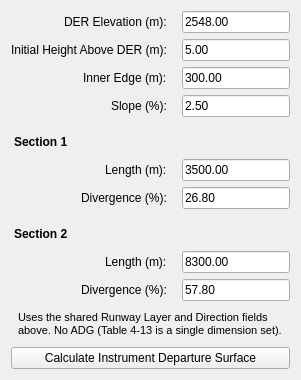
          <widget class="QWidget" name="oes_sub_departure">
           <layout class="QFormLayout" name="formLayout_oes_departure">
            <property name="fieldGrowthPolicy"><enum>QFormLayout::AllNonFixedFieldsGrow</enum></property>
            <property name="labelAlignment"><set>Qt::AlignRight|Qt::AlignVCenter</set></property>
            <property name="horizontalSpacing"><number>15</number></property>
            <property name="verticalSpacing"><number>6</number></property>

            <item row="0" column="0">
             <widget class="QLabel" name="label_Z0_oes">
              <property name="text"><string>DER Elevation (m):</string></property>
             </widget>
            </item>
            <item row="0" column="1">
             <widget class="QLineEdit" name="spin_Z0_oes">
              <property name="text"><string>2548.00</string></property>
              <property name="toolTip"><string>Departure End of Runway elevation. Surface starts 5 m above this value (Table 4-13).</string></property>
             </widget>
            </item>

            <item row="1" column="0">
             <widget class="QLabel" name="label_initHeight_oes_departure">
              <property name="text"><string>Initial Height Above DER (m):</string></property>
             </widget>
            </item>
            <item row="1" column="1">
             <widget class="QLineEdit" name="spin_initHeight_oes_departure">
              <property name="text"><string>5.00</string></property>
              <property name="toolTip"><string>Table 4-13: height of the surface's inner edge above DER elevation, before the slope begins (5 m by the table).</string></property>
             </widget>
            </item>

            <item row="2" column="0">
             <widget class="QLabel" name="label_innerEdge_oes_departure">
              <property name="text"><string>Inner Edge (m):</string></property>
             </widget>
            </item>
            <item row="2" column="1">
             <widget class="QLineEdit" name="spin_innerEdge_oes_departure">
              <property name="text"><string>300.00</string></property>
              <property name="toolTip"><string>Table 4-13: full width of the surface at the DER, centred on the extended runway centreline (300 m by the table).</string></property>
             </widget>
            </item>

            <item row="3" column="0">
             <widget class="QLabel" name="label_slope_oes_departure">
              <property name="text"><string>Slope (%):</string></property>
             </widget>
            </item>
            <item row="3" column="1">
             <widget class="QLineEdit" name="spin_slope_oes_departure">
              <property name="text"><string>2.50</string></property>
              <property name="toolTip"><string>Table 4-13: constant upward slope shared by Section 1 and Section 2, applied from the DER along the runway azimuth (2.5% by the table).</string></property>
             </widget>
            </item>

            <item row="4" column="0" colspan="2">
             <widget class="QLabel" name="label_section1_header_oes_departure">
              <property name="text"><string>Section 1</string></property>
              <property name="styleSheet"><string>QLabel { font-weight: bold; padding-top: 12px; padding-bottom: 4px; }</string></property>
             </widget>
            </item>

            <item row="5" column="0">
             <widget class="QLabel" name="label_s1Len_oes_departure">
              <property name="text"><string>Length (m):</string></property>
             </widget>
            </item>
            <item row="5" column="1">
             <widget class="QLineEdit" name="spin_s1Len_oes_departure">
              <property name="text"><string>3500.00</string></property>
              <property name="toolTip"><string>Table 4-13: length of Section 1, measured from the DER along the extended runway centreline, in the takeoff/climb-out direction.</string></property>
             </widget>
            </item>

            <item row="6" column="0">
             <widget class="QLabel" name="label_s1Div_oes_departure">
              <property name="text"><string>Divergence (%):</string></property>
             </widget>
            </item>
            <item row="6" column="1">
             <widget class="QLineEdit" name="spin_s1Div_oes_departure">
              <property name="text"><string>26.80</string></property>
              <property name="toolTip"><string>Table 4-13: each side's outward splay in Section 1, added to the half inner-edge width per metre of Section 1 length (approx. 15 deg splay, 26.8% by the table).</string></property>
             </widget>
            </item>

            <item row="7" column="0" colspan="2">
             <widget class="QLabel" name="label_section2_header_oes_departure">
              <property name="text"><string>Section 2</string></property>
              <property name="styleSheet"><string>QLabel { font-weight: bold; padding-top: 12px; padding-bottom: 4px; }</string></property>
             </widget>
            </item>

            <item row="8" column="0">
             <widget class="QLabel" name="label_s2Len_oes_departure">
              <property name="text"><string>Length (m):</string></property>
             </widget>
            </item>
            <item row="8" column="1">
             <widget class="QLineEdit" name="spin_s2Len_oes_departure">
              <property name="text"><string>8300.00</string></property>
              <property name="toolTip"><string>Table 4-13: length of Section 2, measured from the end of Section 1 continuing along the same azimuth.</string></property>
             </widget>
            </item>

            <item row="9" column="0">
             <widget class="QLabel" name="label_s2Div_oes_departure">
              <property name="text"><string>Divergence (%):</string></property>
             </widget>
            </item>
            <item row="9" column="1">
             <widget class="QLineEdit" name="spin_s2Div_oes_departure">
              <property name="text"><string>57.80</string></property>
              <property name="toolTip"><string>Table 4-13: each side's outward splay in Section 2, added to Section 1's half-width per metre of Section 2 length (approx. 30 deg splay, 57.8% by the table).</string></property>
             </widget>
            </item>

            <item row="10" column="0" colspan="2">
             <widget class="QLabel" name="label_oes_departure_note">
              <property name="text">
               <string>Uses the shared Runway Layer and Direction fields above. No ADG (Table 4-13 is a single dimension set).</string>
              </property>
              <property name="wordWrap"><bool>true</bool></property>
              <property name="styleSheet"><string>QLabel { font-size: 11px; padding: 4px; }</string></property>
             </widget>
            </item>

            <item row="11" column="0" colspan="2">
             <widget class="QPushButton" name="calculateButton_oes_departure">
              <property name="text"><string>Calculate Instrument Departure Surface</string></property>
              <property name="minimumHeight"><number>30</number></property>
             </widget>
            </item>

           </layout>
          </widget>
